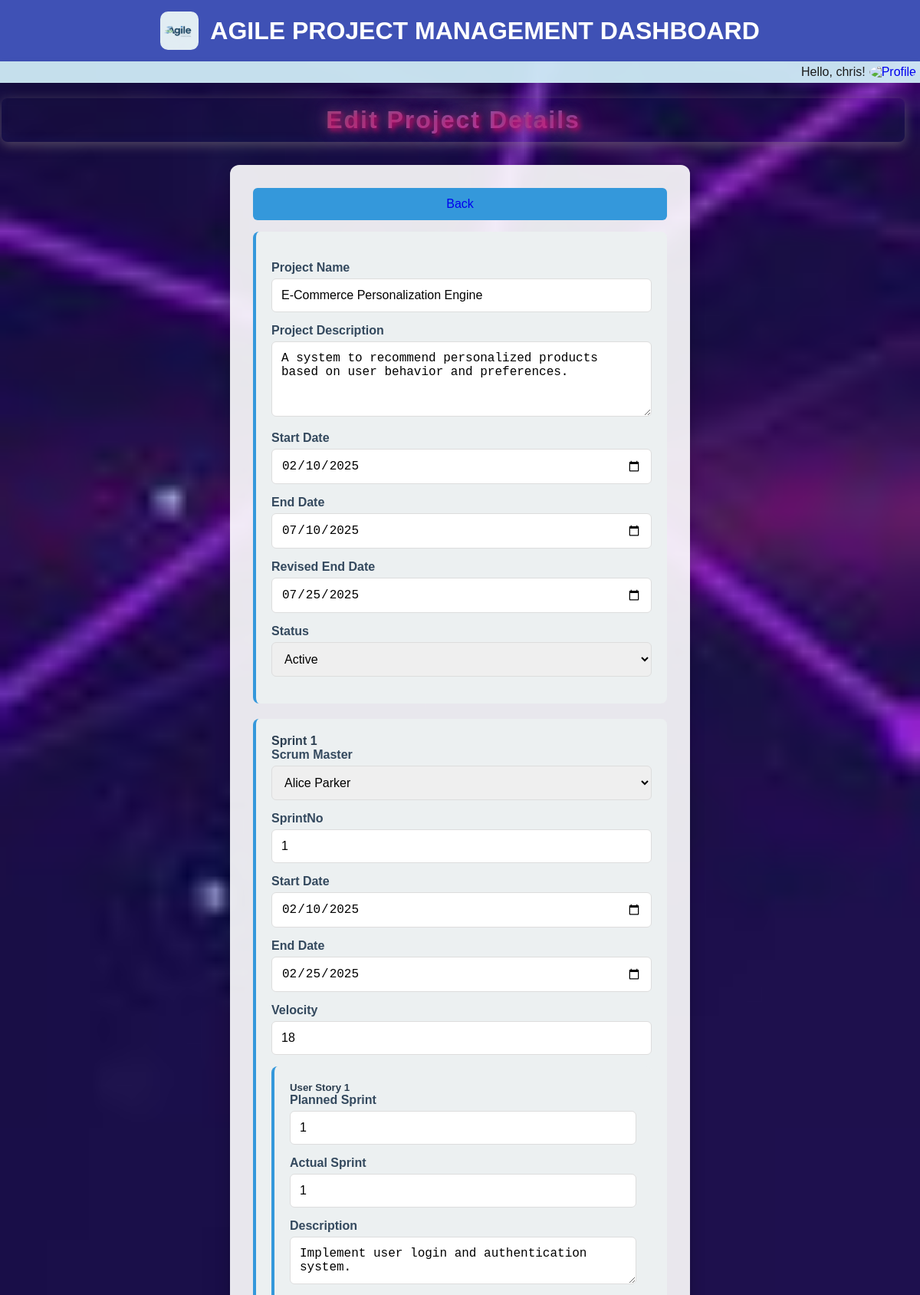
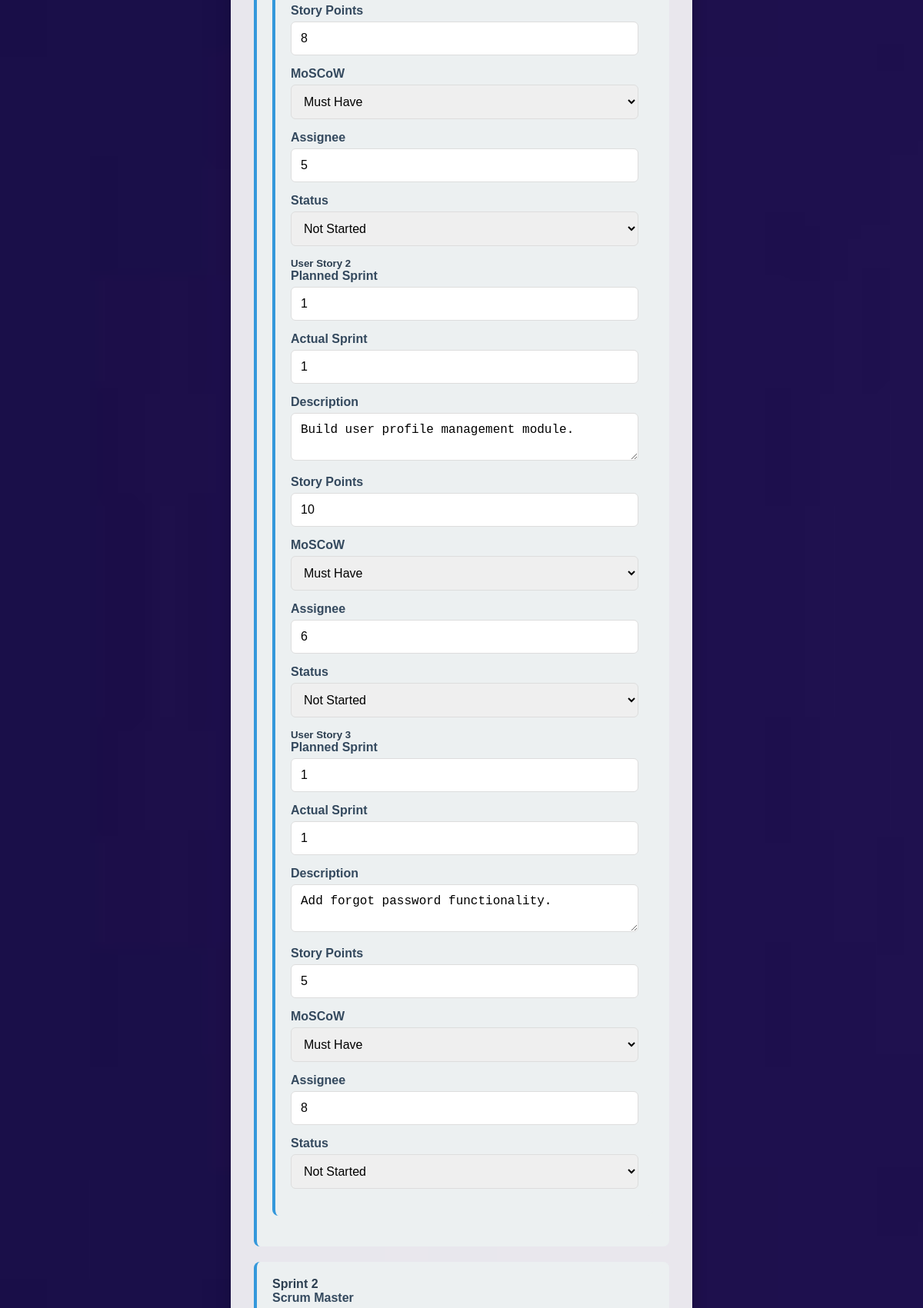
The app's page /editproject/2 (signed in, upper part) with its own data (2 pictures, top to bottom).
### models.py (models this page shows, shortened)
class ProjectDetails(db.Model):
    __tablename__ = 'ProjectDetails'
    ProjectId = db.Column(db.Integer, primary_key=True, autoincrement=True)
    ProductOwnerId = db.Column(db.Integer, db.ForeignKey('ProductOwner.ProductOwnerId'), nullable=False)
    ProjectName = db.Column(db.String(255), nullable=False)
    ProjectDescription = db.Column(db.Text)
    StartDate = db.Column(db.Date, nullable=False)
    EndDate = db.Column(db.Date, nullable=False)
    RevisedEndDate = db.Column(db.Date)
    Status = db.Column(db.String(100), default="Not Started")
    sprints = db.relationship('SprintCalendar', backref='project', lazy=True)
    user_stories = db.relationship('UserStories', backref='project', lazy=True)

class SprintCalendar(db.Model):
    __tablename__ = 'SprintCalendar'
    SprintId = db.Column(db.Integer, primary_key=True, autoincrement=True)
    ProjectId = db.Column(db.Integer, db.ForeignKey('ProjectDetails.ProjectId'), nullable=False)
    ScrumMasterID = db.Column(db.Integer, db.ForeignKey('ScrumMasters.ScrumMasterID'), nullable=True)
    SprintNo = db.Column(db.Integer, nullable=True)
    StartDate = db.Column(db.Date, nullable=False)
    EndDate = db.Column(db.Date, nullable=False)
    Velocity = db.Column(db.Integer, default=0)
    scrum_master = db.relationship('ScrumMasters', backref='sprints')
    user_stories = db.relationship('UserStories', backref='sprint', lazy=True)

class UserStories(db.Model):
    __tablename__ = 'UserStories'
    UserStoryID = db.Column(db.Integer, primary_key=True, autoincrement=True)
    ProjectId = db.Column(db.Integer, db.ForeignKey('ProjectDetails.ProjectId'), nullable=False)
    SprintId = db.Column(db.Integer, db.ForeignKey('SprintCalendar.SprintId'), nullable=True)
    PlannedSprint = db.Column(db.Integer, nullable=False)
    ActualSprint = db.Column(db.Integer, nullable=False)
    Description = db.Column(db.Text, nullable=False)
    StoryPoint = db.Column(db.Integer, nullable=False)
    MOSCOW = db.Column(db.String(50), nullable=False)
    Assignee = db.Column(db.String(255))
    Status = db.Column(db.String(100), default="Not Started")

### main.py (the view, shortened to what this page needs)
@app.route("/editproject/<int:project_id>", methods=["GET", "POST"])
def edit_project(project_id):
    if request.method == "GET":
        try:
            project = ProjectDetails.query.filter_by(ProjectId=project_id).first()
            scrum_masters = get_all_scrum_masters()
            print(scrum_masters)
            if not project:
                return jsonify({"error": "Project not found"}), 404
            project_data = {
                "ProjectId": project.ProjectId,
                "ProductOwnerId": project.ProductOwnerId,
                "ProjectName": project.ProjectName,
                "ProjectDescription": project.ProjectDescription,
                "StartDate": project.StartDate,
                "EndDate": project.EndDate,
                "RevisedEndDate": project.RevisedEndDate,
                'Status':project.Status,
                "sprints": [
                    {
                        "SprintId": sprint.SprintId,
                        "SprintNo": sprint.SprintNo,
                        "ScrumMasterID": sprint.ScrumMasterID,
                        "StartDate": sprint.StartDate,
                        "EndDate": sprint.EndDate,
                        "Velocity": sprint.Velocity,
                        "user_stories": [
                            {
                                "PlannedSprint": story.PlannedSprint,
                                "ActualSprint": story.ActualSprint,
                                "Description": story.Description,
                                "StoryPoint": story.StoryPoint,
                                "MOSCOW": story.MOSCOW,
                                "Assignee": story.Assignee,
                                "Status": story.Status,
                            }
                            for story in sprint.user_stories
                        ],
                    }
                    for sprint in project.sprints
                ],
            }
            print(session['role'],session['uid'])
            return render_template(
                "edit_project.html",
                project=project_data,
                scrum_masters=scrum_masters,
                user_name=session['username'],
                user_role=session['role'],
                user_id=session['uid']
            )
        except Exception as e:
            return jsonify({"error": str(e)}), 500
    return render_template(
        "edit_project.html", project=project, scrum_masters=scrum_masters
    )

### main.py (called while the page is built)
def get_all_scrum_masters():
    scrum_masters = ScrumMasters.query.all()  # Assuming ScrumMaster is your model
    return [{"id": sm.ScrumMasterID, "name": sm.Name} for sm in scrum_masters]

### templates/edit_project.html (shortened to what this page needs)
<!DOCTYPE html>
<html lang="en">
<head>
    <link rel="stylesheet" type="text/css" href="{{ url_for('static', filename='css/edit.css') }}">
</head>
<body>
        <div class="header">
            <img
                  src="{{ url_for('static',filename='images/logo3.jpg') }}"
                  alt="Logo"
                  class="profile-pic"
              />
          <h1>AGILE PROJECT MANAGEMENT DASHBOARD</h1>
        </div>
        <div class="top-bar">
          <div class="greeting">
            <span>Hello, {{ user_name }}!</span>
            <div class="dropdown">
              <a href="{{url_for('auth.login')}}"
                ><img
                  src="{{ url_for('static', filename=current_user.profile_picture) }}"
                  alt="Profile"
                  class="profile-pic"
              /></a>
            </div>
          </div>
        </div>
    <div id="form-container">
        <h1 id="edit">Edit Project Details</h1>
        <form method="POST">
            <button class="back-button"><a href="/projects/{{user_role}}/{{user_id}}">Back</a></button>
            <div class="sprint-section">
                <br/>
                <label for="project_name">Project Name</label>
                <input type="text" id="project_name" name="project_name" value="{{ project['ProjectName'] }}" required>
                <label for="project_description">Project Description</label>
                <textarea id="project_description" name="project_description" rows="4" required>{{ project['ProjectDescription'] }}</textarea>
                <label for="start_date">Start Date</label>
                <input type="date" id="start_date" name="start_date" value="{{ project['StartDate'] }}" required>
                <label for="end_date">End Date</label>
                <input type="date" id="end_date" name="end_date" value="{{ project['EndDate'] }}" required>
                <label for="revised_end_date">Revised End Date</label>
                <input type="date" id="revised_end_date" name="revised_end_date" value="{{ project['RevisedEndDate'] }}" >
                <label for="status">Status</label>
                <select id="status" name="status" required>
                    <option value="active" {% if project['Status'] == 'active' %}selected{% endif %}>Active</option>
                </select>
            </div>
            <div id="sprints-container">
                {% for sprint in project['sprints'] %}
                <div class="sprint-section" id="sprint-{{ loop.index }}">
                    <h4>Sprint {{ loop.index }}</h4>
                    <label for="scrum-master-{{ loop.index }}">Scrum Master</label>
                    <select id="scrum-master-{{ loop.index }}" name="scrum_master_id_{{ loop.index }}" required>
                        {% for scrum_master in scrum_masters %}
                            <option value="{{ scrum_master.id }}"
                                    {% if scrum_master.id == sprint['ScrumMasterID'] %} selected {% endif %}>
                                {{ scrum_master.name }}
                            </option>
                        {% endfor %}
                    </select>
                    <label for="sprintNo-{{ loop.index }}">SprintNo</label>
                    <input type="number" id="sprintNo-{{ loop.index }}" name="sprintNo_{{ loop.index }}" value="{{ sprint['SprintNo'] }}" required>
                    <label for="sprint-start-date-{{ loop.index }}">Start Date</label>
                    <input type="date" id="sprint-start-date-{{ loop.index }}" name="sprint_start_date_{{ loop.index }}" value="{{ sprint['StartDate'] }}" required>
                    <label for="sprint-end-date-{{ loop.index }}">End Date</label>
                    <input type="date" id="sprint-end-date-{{ loop.index }}" name="sprint_end_date_{{ loop.index }}" value="{{ sprint['EndDate'] }}" required>
                    <label for="sprint-velocity-{{ loop.index }}">Velocity</label>
                    <input type="number" id="sprint-velocity-{{ loop.index }}" name="sprint_velocity_{{ loop.index }}" value="{{ sprint['Velocity'] }}" required>
                    <div class="user-story-section">
                        {% for user_story in sprint['user_stories'] %}
                        <h5>User Story {{ loop.index }}</h5>
                        <label for="planned-sprint-{{ loop.index }}-{{ loop.index0 }}">Planned Sprint</label>
                        <input type="number" id="planned-sprint-{{ loop.index }}-{{ loop.index0 }}" name="planned_sprint_{{ loop.index }}_{{ loop.index0 }}" value="{{ user_story['PlannedSprint'] }}" required>
                        <label for="actual-sprint-{{ loop.index }}-{{ loop.index0 }}">Actual Sprint</label>
                        <input type="number" id="actual-sprint-{{ loop.index }}-{{ loop.index0 }}" name="actual_sprint_{{ loop.index }}_{{ loop.index0 }}" value="{{ user_story['ActualSprint'] }}" required>
                        <label for="story-desc-{{ loop.index }}-{{ loop.index0 }}">Description</label>
                        <textarea id="story-desc-{{ loop.index }}-{{ loop.index0 }}" name="story_desc_{{ loop.index }}_{{ loop.index0 }}" required>{{ user_story['Description'] }}</textarea>
                        <label for="story-points-{{ loop.index }}-{{ loop.index0 }}">Story Points</label>
                        <input type="number" id="story-points-{{ loop.index }}-{{ loop.index0 }}" name="story_points_{{ loop.index }}_{{ loop.index0 }}" value="{{ user_story['StoryPoint'] }}" required>
                        <label for="moscow-{{ loop.index }}-{{ loop.index0 }}">MoSCoW</label>
                        <select id="moscow-{{ loop.index }}-{{ loop.index0 }}" name="moscow_{{ loop.index }}_{{ loop.index0 }}" required>
                            <option value="must-have" {% if user_story['MOSCOW'] == 'must-have' %}selected{% endif %}>Must Have</option>
                        </select>
                        <label for="assignee-{{ loop.index }}-{{ loop.index0 }}">Assignee</label>
                        <input type="text" id="assignee-{{ loop.index }}-{{ loop.index0 }}" name="assignee_{{ loop.index }}_{{ loop.index0 }}" value="{{ user_story['Assignee'] }}" required>
                        <label for="status-{{ loop.index }}-{{ loop.index0 }}">Status</label>
                        <select id="status-{{ loop.index }}-{{ loop.index0 }}" name="status_{{ loop.index }}_{{ loop.index0 }}" required>
                            <option value="not-started" {% if user_story['Status'] == 'not-started' %}selected{% endif %}>Not Started</option>
                        </select>
                        {% endfor %}
                    </div>
                </div>
                {% endfor %}
            </div>
        </form>
    </div>
</body>
</html>

### static/css/edit.css (style rules this page uses)
* { margin: 0; padding: 0; box-sizing: border-box; transition: all 0.3s ease; }
body { font-family: 'Roboto Slab', sans-serif; margin: 0; padding: 0; background: url('../images/background.jpg') no-repeat center center fixed; background-size: cover; color: #fff; min-height: 100vh; display: flex; flex-direction: column; }
.header { display: flex; align-items: center; justify-content: center; background-color: #3f51b5; color: white; padding: 15px; text-align: center; box-shadow: 0 2px 5px rgba(0, 0, 0, 0.1); }
.header img { height: 50px; margin-right: 15px; border-radius: 10px; }
.header h1 { font-size: 2rem; font-weight: 600; margin: 0; text-shadow: none; }
.top-bar { display: flex; justify-content: space-between; align-items: center; padding: 5px; background-color: #d1edf8f0; box-shadow: 0 5px 15px rgba(0, 0, 0, 0.05); }
#edit { font-size: 2rem; margin: 20px; margin-left: 2px; text-align: center; background: linear-gradient(90deg, #973008, #9b59b6, #5a3f96); background-clip: text; -webkit-background-clip: text; color: transparent; font-family: 'Poppins', sans-serif; font-weight: 800; letter-spacing: 2px; text-shadow: 3px 3px 6px rgba(255, 0, 111, 0.7), 0 0 15px rgba(89, 57, 76, 0.9), 0 0 30px rgba(155, 89, 182, 1.2); padding: 10px; border-radius: 8px; box-shadow: 0 4px 15px rgba(148, 136, 136, 0.5), inset 0 -5px 10px rgba(27, 51, 144, 0.1); }
.greeting { display: flex; align-items: center; gap: 5px; margin-left: auto; }
.greeting span { font-size: 1rem; color: #1c1c1c; }
.greeting img { width: 40px; height: 40px; border-radius: 50%; cursor: pointer; }
.dropdown { position: relative; }
form { background-color: rgba(255, 255, 255, 0.9); padding: 30px; border-radius: 12px; max-width: 600px; width: 100%; box-shadow: 0 8px 20px rgba(0, 0, 0, 0.2); color: #333; margin: 30px auto; }
label { font-size: 1rem; font-weight: bold; margin-bottom: 5px; display: block; color: #34495e; }
input, textarea, select, button { width: 100%; margin-bottom: 15px; padding: 12px; font-size: 16px; border: 1px solid #ddd; border-radius: 6px; box-sizing: border-box; transition: all 0.3s ease; }
button { background-color: #3498db; color: white; border: none; cursor: pointer; }
.sprint-section, .user-story-section { background-color: #ecf0f1; padding: 20px; margin-bottom: 20px; border-radius: 8px; border-left: 4px solid #3498db; color: #2c3e50; }
h1 { font-size: 2rem; margin-bottom: 20px; text-shadow: 2px 2px 4px rgba(0, 0, 0, 0.7); text-align: center; }
a { text-decoration: none; }

### records on screen
ProjectDetails: project_name "E-Commerce Personalization Engine", project_description "A system to recommend personalized products based on user behavior and preferences.", start_date "02/10/2025", end_date "07/10/2025", revised_end_date "07/25/2025"
SprintCalendar: StartDate "02/10/2025", EndDate "02/25/2025"
UserStories: Description "Implement user login and authentication system.", StoryPoint "8", Assignee "5"
UserStories: Description "Build user profile management module.", StoryPoint "10", Assignee "6"
UserStories: PlannedSprint "1", ActualSprint "1", Description "Add forgot password functionality.", StoryPoint "5", Assignee "8"

### other values on screen
{{ user_name }} "chris"
form field value "Alice Parker"
